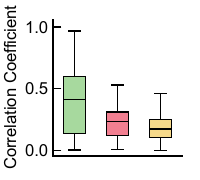

This figure's Python source:
#%%
import numpy as np
import matplotlib.pyplot as plt
import WormTool
from scipy.stats import mannwhitneyu
plt.rcParams['pdf.fonttype'] = 42
plt.rcParams['ps.fonttype'] = 42
plt.rcParams['font.family'] = 'Arial'
# %%
RMDD_curv_corr_ls = np.abs(np.loadtxt('RMDD_curv_corr_ls.csv', delimiter=','))
RMDV_curv_corr_ls = np.abs(np.loadtxt('RMDV_curv_corr_ls.csv', delimiter=','))
RMDLR_curv_corr_ls = np.abs(np.loadtxt('RMDLR_curv_corr_ls.csv', delimiter=','))
# Mann-Whitney U test
p1 = mannwhitneyu(RMDLR_curv_corr_ls, RMDD_curv_corr_ls)[1]
p2 = mannwhitneyu(RMDLR_curv_corr_ls, RMDV_curv_corr_ls)[1]
p3 = mannwhitneyu(RMDD_curv_corr_ls, RMDV_curv_corr_ls)[1]
print(p1, p2, p3)
fig,ax = plt.subplots(1,1,figsize=(2,1.8),dpi=300)
WormTool.statistic_plot.plot_whisker_box([RMDLR_curv_corr_ls, RMDD_curv_corr_ls, RMDV_curv_corr_ls], ['RMDL/R', 'RMDD', 'RMDV'], 'Correlation Coefficient', label_rot=45, ax=ax)
# remove x tick
ax.set_xticks([])

plt.tight_layout()
plt.savefig('RMDD_V_LR_curv_corr_compare.pdf')
# %%
